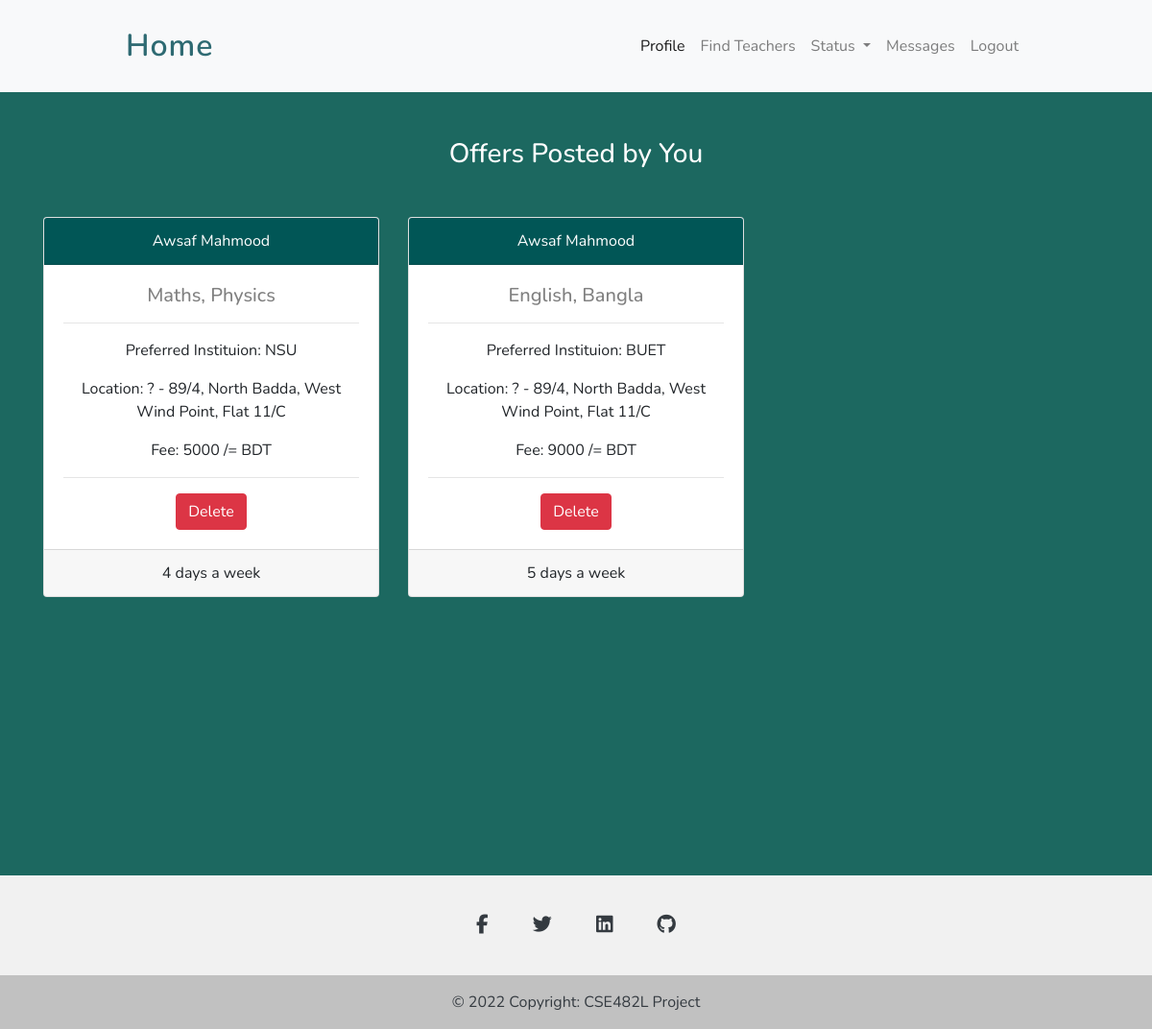
The app's page /youroffers.php (signed in) with its own data.
### tables this page shows
CREATE TABLE `tuitionoffers` (
  `id` int(11) NOT NULL,
  `username` varchar(30) NOT NULL,
  `firstname` varchar(30) NOT NULL,
  `lastname` varchar(30) NOT NULL,
  `subjects` varchar(150) NOT NULL,
  `days` int(10) NOT NULL,
  `prefferedinstitution` varchar(30) NOT NULL,
  `fee` int(10) NOT NULL,
  `address` varchar(100) NOT NULL,
  `class` varchar(10) NOT NULL
);

### youroffers.php (the view, shortened to what this page needs)
<?php
	include 'partials/header-student.php';
	if( isset($_COOKIE['logged_in_as']) && isset($_COOKIE['logged_in_user']) ){
		$username = $_COOKIE['logged_in_user'];
	}else {
		header("Location:signinas.php");
	}
?>
<head>
</head>
<body>
<div class="full-height">
	<div class="container tuition-offers mt-5">
		<h3 style="color: white; text-align: center">Offers Posted by You</h3>
		<div class="row row-cols-1 row-cols-md-3 mt-5">
		<?php
				$sql="SELECT * FROM tuitionoffers WHERE username='$username'";
				$result=$conn->query($sql);
				while($row = mysqli_fetch_assoc($result))
				{
					echo "<div class=\"col mb-5\">
							<div class=\"card text-center \">
								<div class=\"card-header bg-primary text-white \">".$row['firstname']." ".$row['lastname']."</div>
								<div class=\"card-body\">
									<h5 class=\"card-title\">".$row['subjects']."</h5><hr>
									<p class=\"card-text\">Preferred Instituion: ". $row['prefferedinstitution'] ."</p>
									<p class=\"card-text\">Location: ".$row['address']." </p>
									<p class=\"card-text\">Fee: ". $row['fee'] ." /= BDT</p><hr>
									<form action=\"youroffers.php\" method=\"post\">
									<input type=\"hidden\" name=\"offer_id\" value=\"".$row['id']."\">
									<input class=\"btn btn-danger\" type=\"submit\" name=\"Delete\" value=\"Delete\">
									</form>
								</div>
								<div class=\"card-footer\">".$row['days']." days a week</div>
							</div>
							</div>";
				}
			?>
			</div>
	</div>
</div>
</body>
<?php
	include 'partials/footer.php';
?>

### css/style.css (style rules this page uses)
* { font-family: 'Nunito', sans-serif; }
.full-height { min-height: 90vh; }

### youroffers.php (style rules this page uses)
body { background-color: #1c6860; }
.bg-primary { background: rgb(1 86 86)!important; }
.card-title { color: grey; }

### records on screen
tuitionoffers: firstname "Awsaf", lastname "Mahmood", subjects "Maths, Physics", prefferedinstitution "NSU", address "? - 89/4, North Badda, West Wind Point, Flat 11/C", fee "5000", days "4"
tuitionoffers: firstname "Awsaf", lastname "Mahmood", subjects "English, Bangla", prefferedinstitution "BUET", address "? - 89/4, North Badda, West Wind Point, Flat 11/C", fee "9000", days "5"
